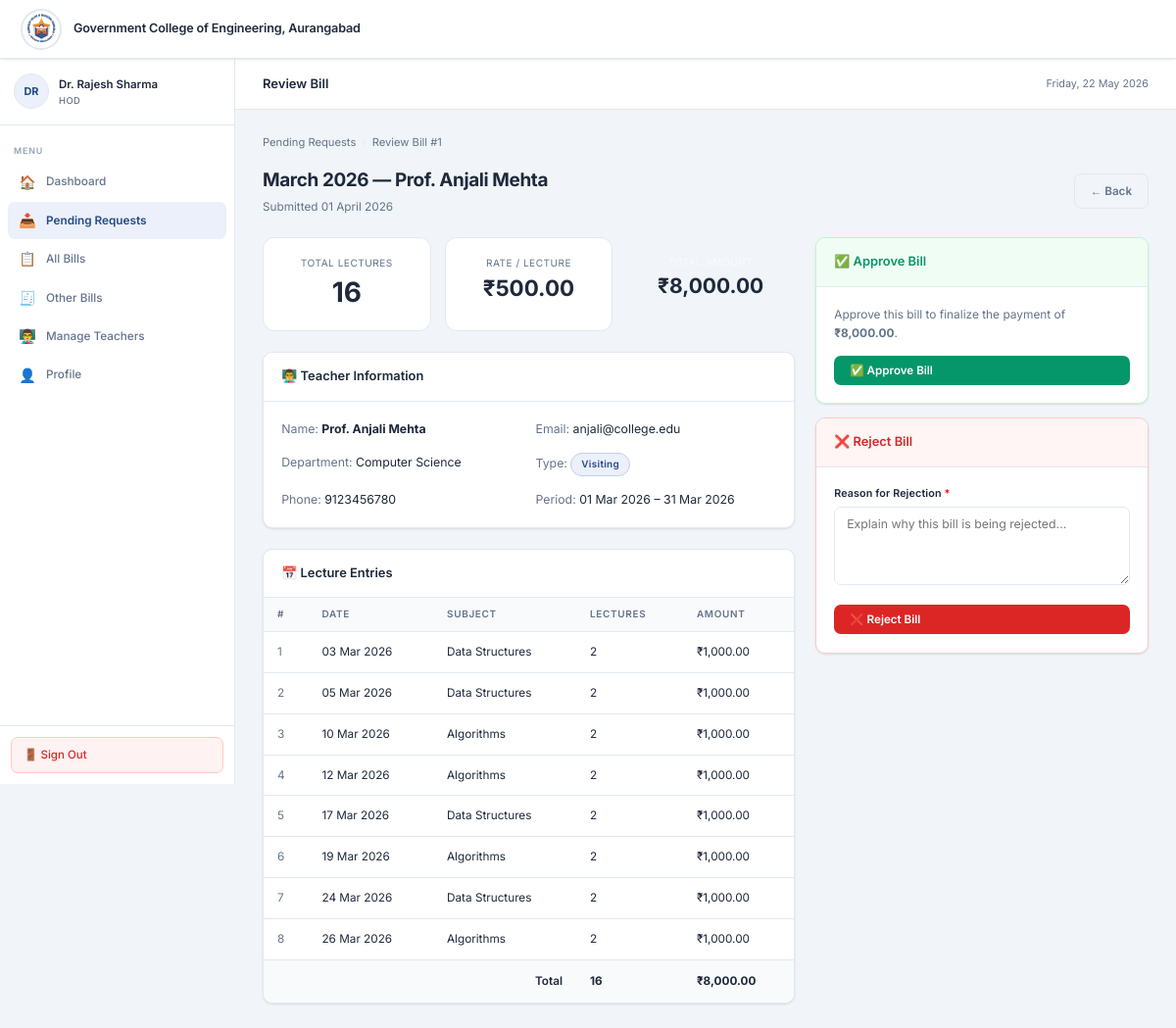
Page /hod/request-detail.php?id=1 (signed in) on the committed database.
### tables this page shows
CREATE TABLE IF NOT EXISTS bills (
    id               INT AUTO_INCREMENT PRIMARY KEY,
    teacher_id       INT            NOT NULL,
    generated_by     INT            DEFAULT NULL,   
    month_year       VARCHAR(20)    NOT NULL,        
    period_from      DATE           NOT NULL,
    period_to        DATE           NOT NULL,
    total_lectures   INT            NOT NULL DEFAULT 0,
    rate_per_lecture DECIMAL(8,2)   NOT NULL DEFAULT 0.00,
    total_amount     DECIMAL(10,2)  NOT NULL DEFAULT 0.00,
    status           ENUM('pending', 'approved', 'rejected') NOT NULL DEFAULT 'pending',
    rejection_reason TEXT           DEFAULT NULL,
    submitted_at     TIMESTAMP      NOT NULL DEFAULT CURRENT_TIMESTAMP,
    reviewed_at      TIMESTAMP      NULL DEFAULT NULL,
    reviewed_by      INT            DEFAULT NULL,
    FOREIGN KEY (teacher_id)  REFERENCES users(id) ON DELETE CASCADE,
    FOREIGN KEY (reviewed_by) REFERENCES users(id) ON DELETE SET NULL
);

CREATE TABLE IF NOT EXISTS users (
    id               INT AUTO_INCREMENT PRIMARY KEY,
    name             VARCHAR(100)   NOT NULL,
    email            VARCHAR(100)   NOT NULL UNIQUE,
    password         VARCHAR(255)   NOT NULL,
    role             ENUM('hod', 'teacher') NOT NULL DEFAULT 'teacher',
    teacher_type     ENUM('visiting', 'guest', 'earn_and_learn') DEFAULT NULL,
    department       VARCHAR(100)   DEFAULT NULL,
    phone            VARCHAR(20)    DEFAULT NULL,
    rate_per_lecture DECIMAL(8,2)   DEFAULT 0.00,
    is_active        TINYINT(1)     NOT NULL DEFAULT 1,
    created_at       TIMESTAMP      NOT NULL DEFAULT CURRENT_TIMESTAMP,
    updated_at       TIMESTAMP      NOT NULL DEFAULT CURRENT_TIMESTAMP ON UPDATE CURRENT_TIMESTAMP
);

CREATE TABLE IF NOT EXISTS lectures (
    id             INT AUTO_INCREMENT PRIMARY KEY,
    teacher_id     INT            NOT NULL,
    lecture_date   DATE           NOT NULL,
    subject        VARCHAR(150)   NOT NULL,
    lecture_count  INT            NOT NULL DEFAULT 1,
    notes          TEXT           DEFAULT NULL,
    created_at     TIMESTAMP      NOT NULL DEFAULT CURRENT_TIMESTAMP,
    updated_at     TIMESTAMP      NOT NULL DEFAULT CURRENT_TIMESTAMP ON UPDATE CURRENT_TIMESTAMP,
    FOREIGN KEY (teacher_id) REFERENCES users(id) ON DELETE CASCADE
);

### hod/request-detail.php (the view, shortened to what this page needs)
<?php
require_once '../includes/db.php';
require_once '../includes/functions.php';
$billId = (int)($_GET['id'] ?? 0);
$bill   = $pdo->prepare(
    "SELECT b.*, u.name AS teacher_name, u.email, u.department, u.teacher_type, u.phone
     FROM bills b JOIN users u ON u.id=b.teacher_id WHERE b.id=?"
);
$bill->execute([$billId]);
$bill = $bill->fetch();
$lec = $pdo->prepare("SELECT l.* FROM lectures l JOIN bill_lectures bl ON bl.lecture_id=l.id WHERE bl.bill_id=? ORDER BY l.lecture_date ASC");
$lec->execute([$billId]);
$lectures = $lec->fetchAll();
?>
<div class="app-layout">
<div class="main-content">
<div class="page-body">
    <div class="breadcrumb">
        <a href="requests.php">Pending Requests</a>
        <span class="sep">›</span>
        <span>Review Bill #<?= $billId ?></span>
    </div>
    <div style="display:flex;align-items:center;justify-content:space-between;margin-bottom:1.5rem;flex-wrap:wrap;gap:1rem">
        <div class="page-header" style="margin:0">
            <h1><?= e($bill['month_year']) ?> — <?= e($bill['teacher_name']) ?></h1>
            <p>Submitted <?= fmtDate($bill['submitted_at'],'d F Y') ?></p>
        </div>
        <div style="display:flex;gap:8px">
            <a href="requests.php" class="btn btn-outline">← Back</a>
        </div>
    </div>
    <div style="display:grid;grid-template-columns:1fr 340px;gap:1.5rem;align-items:start">
        <div>
            <div style="display:grid;grid-template-columns:repeat(3,1fr);gap:1rem;margin-bottom:1.5rem">
                <div style="text-align:center;padding:1.2rem;background:var(--white);border:1px solid var(--border);border-radius:12px">
                    <div style="font-size:0.72rem;color:var(--muted);text-transform:uppercase;letter-spacing:.05em">Total Lectures</div>
                    <div style="font-size:2rem;font-weight:700;color:var(--navy)"><?= (int)$bill['total_lectures'] ?></div>
                </div>
                <div style="text-align:center;padding:1.2rem;background:var(--white);border:1px solid var(--border);border-radius:12px">
                    <div style="font-size:0.72rem;color:var(--muted);text-transform:uppercase;letter-spacing:.05em">Rate / Lecture</div>
                    <div style="font-size:1.6rem;font-weight:700;color:var(--navy)"><?= formatINR($bill['rate_per_lecture']) ?></div>
                </div>
                <div style="text-align:center;padding:1.2rem;background:var(--navy);border-radius:12px">
                    <div style="font-size:0.72rem;color:rgba(255,255,255,0.6);text-transform:uppercase;letter-spacing:.05em">Total Amount</div>
                    <div style="font-size:1.5rem;font-weight:700;color:var(--gold-lt)"><?= formatINR($bill['total_amount']) ?></div>
                </div>
            </div>
            <div class="card" style="margin-bottom:1.5rem">
                <div class="card-header"><h3>👨‍🏫 Teacher Information</h3></div>
                <div class="card-body">
                    <div style="display:grid;grid-template-columns:1fr 1fr;gap:1rem;font-size:0.88rem">
                        <div><span style="color:var(--muted)">Name:</span> <strong><?= e($bill['teacher_name']) ?></strong></div>
                        <div><span style="color:var(--muted)">Email:</span> <?= e($bill['email']) ?></div>
                        <div><span style="color:var(--muted)">Department:</span> <?= e($bill['department'] ?: '—') ?></div>
                        <div><span style="color:var(--muted)">Type:</span> <?= teacherTypeBadge($bill['teacher_type'] ?: 'visiting') ?></div>
                        <div><span style="color:var(--muted)">Phone:</span> <?= e($bill['phone'] ?: '—') ?></div>
                        <div><span style="color:var(--muted)">Period:</span> <?= fmtDate($bill['period_from']) ?> – <?= fmtDate($bill['period_to']) ?></div>
                    </div>
                </div>
            </div>
            <div class="card">
                <div class="card-header"><h3>📅 Lecture Entries</h3></div>
                <div class="table-wrap">
                    <table>
                        <thead><tr><th>#</th><th>Date</th><th>Subject</th><th>Lectures</th><th>Amount</th></tr></thead>
                        <tbody>
                        <?php foreach ($lectures as $i => $l):
                            $amt = $l['lecture_count'] * (float)$bill['rate_per_lecture']; ?>
                        <tr>
                            <td style="color:var(--muted)"><?= $i+1 ?></td>
                            <td><?= fmtDate($l['lecture_date']) ?></td>
                            <td><?= e($l['subject']) ?></td>
                            <td><?= (int)$l['lecture_count'] ?></td>
                            <td><?= formatINR($amt) ?></td>
                        </tr>
                        <?php endforeach; ?>
                        <tr style="background:var(--bg-light)">
                            <td colspan="3" style="text-align:right;font-weight:600;padding:12px 14px">Total</td>
                            <td><strong><?= (int)$bill['total_lectures'] ?></strong></td>
                            <td><strong><?= formatINR($bill['total_amount']) ?></strong></td>
                        </tr>
                        </tbody>
                    </table>
                </div>
            </div>
        </div>
        <?php if ($bill['status'] === 'pending'): ?>
        <div>
            <div class="card" style="margin-bottom:1rem;border:1px solid #bbf7d0">
                <div class="card-header" style="background:#f0fdf4"><h3 style="color:var(--approved)">✅ Approve Bill</h3></div>
                <div class="card-body">
                    <p style="font-size:0.85rem;color:var(--muted);margin-bottom:1rem">Approve this bill to finalize the payment of <strong><?= formatINR($bill['total_amount']) ?></strong>.</p>
                    <form method="POST">
                        <button type="submit" class="btn btn-success" style="width:100%"
                            onclick="return confirmAction('Approve this bill for <?= formatINR($bill['total_amount']) ?>?')">
                            ✅ Approve Bill
                        </button>
                    </form>
                </div>
            </div>
            <div class="card" style="border:1px solid #fecaca">
                <div class="card-header" style="background:#fff5f5"><h3 style="color:var(--rejected)">❌ Reject Bill</h3></div>
                <div class="card-body">
                    <form method="POST">
                        <div class="form-group">
                            <label>Reason for Rejection <span style="color:red">*</span></label>
                            <textarea name="reason" class="form-control" rows="4"
                                placeholder="Explain why this bill is being rejected..." required></textarea>
                        </div>
                        <button type="submit" class="btn btn-danger" style="width:100%"
                            onclick="return confirmAction('Reject this bill?')">
                            ❌ Reject Bill
                        </button>
                    </form>
                </div>
            </div>
        </div>
        <?php endif; ?>
    </div>
</div>
</div>
</div>

### assets/css/style.css (style rules this page uses)
*, *::before, *::after { box-sizing: border-box; margin: 0; padding: 0; }
:root { --primary: #244B86; --primary-hover: #1a3a6e; --primary-lt: #EBF0FA; --bg: #F1F5F9; --white: #FFFFFF; --text: #1E293B; --muted: #64748B; --border: #E2E8F0; --bg-light: #F8FAFC; --sidebar-w: 240px; --navbar-h: 60px; --pending: #D97706; --pending-bg: #FFFBEB; --approved: #059669; --approved-bg: #ECFDF5; --rejected: #DC2626; --rejected-bg: #FEF2F2; --shadow-sm: 0 1px 3px rgba(0,0,0,0.07), 0 1px 2px rgba(0,0,0,0.04); --shadow: 0 4px 6px rgba(0,0,0,0.05), 0 2px 4px rgba(0,0,0,0.04); --radius: 10px; --radius-sm: 7px; }
html, body { font-family: 'Inter', sans-serif; background: var(--bg); color: var(--text); font-size: 14px; line-height: 1.6; min-height: 100vh; }
.app-layout { display: flex; padding-top: var(--navbar-h); min-height: 100vh; }
.main-content { margin-left: var(--sidebar-w); flex: 1; display: flex; flex-direction: column; min-height: calc(100vh - var(--navbar-h)); }
.page-body { padding: 1.8rem 2rem; flex: 1; }
.page-header { margin-bottom: 1.5rem; }
.page-header h1 { font-size: 1.35rem; font-weight: 700; color: var(--text); letter-spacing: -0.02em; margin-bottom: 0.2rem; }
.page-header p { font-size: 0.84rem; color: var(--muted); }
.card { background: var(--white); border: 1px solid var(--border); border-radius: var(--radius); overflow: hidden; box-shadow: var(--shadow-sm); }
.card-header { padding: 1rem 1.3rem; border-bottom: 1px solid var(--border); display: flex; align-items: center; justify-content: space-between; background: var(--white); }
.card-header h3 { font-size: 0.92rem; font-weight: 600; color: var(--text); }
.card-body { padding: 1.3rem; }
.table-wrap { overflow-x: auto; }
table { width: 100%; border-collapse: collapse; font-size: 0.84rem; }
thead th { padding: 9px 14px; text-align: left; font-size: 0.71rem; font-weight: 600; text-transform: uppercase; letter-spacing: 0.07em; color: var(--muted); background: var(--bg-light); border-bottom: 1px solid var(--border); }
tbody td { padding: 11px 14px; border-bottom: 1px solid var(--border); color: var(--text); vertical-align: middle; }
tbody tr:last-child td { border-bottom: none; }
.btn { display: inline-flex; align-items: center; gap: 6px; padding: 8px 16px; border-radius: var(--radius-sm); font-family: 'Inter', sans-serif; font-size: 0.83rem; font-weight: 600; cursor: pointer; text-decoration: none; transition: all 0.15s; border: none; white-space: nowrap; }
.btn-outline { background: transparent; border: 1px solid var(--border); color: var(--muted); }
.btn-success { background: var(--approved); color: var(--white); }
.btn-danger { background: var(--rejected); color: var(--white); }
.form-group { margin-bottom: 1rem; }
.form-group label { display: block; font-size: 0.77rem; font-weight: 600; color: var(--text); margin-bottom: 5px; letter-spacing: 0.01em; }
.form-control { width: 100%; padding: 9px 12px; font-family: 'Inter', sans-serif; font-size: 0.88rem; border: 1.5px solid var(--border); border-radius: var(--radius-sm); background: var(--white); color: var(--text); transition: border-color 0.15s, box-shadow 0.15s; outline: none; -webkit-appearance: none; }
textarea.form-control { resize: vertical; min-height: 80px; }
.breadcrumb { display: flex; align-items: center; gap: 6px; font-size: 0.8rem; color: var(--muted); margin-bottom: 1rem; }
.breadcrumb a { color: var(--muted); text-decoration: none; }
.breadcrumb .sep { color: var(--border); }

### rows in the picture
bills: month_year "March 2026", teacher.name "Prof. Anjali Mehta", submitted_at "01 April 2026", total_lectures "16", rate_per_lecture "₹500.00", total_amount "₹8,000.00", teacher.email "anjali@college.edu", teacher.department "Computer Science", teacher.phone "9123456780", period_from "01 Mar 2026", period_to "31 Mar 2026"
lectures: lecture_date "03 Mar 2026", subject "Data Structures", lecture_count "2", lecture_count.rate_per_lecture "₹1,000.00"
lectures: lecture_date "05 Mar 2026", subject "Data Structures", lecture_count "2", lecture_count.rate_per_lecture "₹1,000.00"
lectures: lecture_date "10 Mar 2026", subject "Algorithms", lecture_count "2", lecture_count.rate_per_lecture "₹1,000.00"
lectures: lecture_date "12 Mar 2026", subject "Algorithms", lecture_count "2", lecture_count.rate_per_lecture "₹1,000.00"
lectures: lecture_date "17 Mar 2026", subject "Data Structures", lecture_count "2", lecture_count.rate_per_lecture "₹1,000.00"
lectures: lecture_date "19 Mar 2026", subject "Algorithms", lecture_count "2", lecture_count.rate_per_lecture "₹1,000.00"
lectures: lecture_date "24 Mar 2026", subject "Data Structures", lecture_count "2", lecture_count.rate_per_lecture "₹1,000.00"
lectures: lecture_date "26 Mar 2026", subject "Algorithms", lecture_count "2", lecture_count.rate_per_lecture "₹1,000.00"

### other values in the picture
$initials "DR"
$user['name'] "Dr. Rajesh Sharma"
$roleLabel "HOD"
$item['icon'] "🏠"
$item['label'] "Dashboard"
$item['icon'] "📥"
$item['label'] "Pending Requests"
$item['icon'] "📋"
$item['label'] "All Bills"
$item['icon'] "🧾"
$item['label'] "Other Bills"
$item['icon'] "👨‍🏫"
$item['label'] "Manage Teachers"
$item['icon'] "👤"
$item['label'] "Profile"
